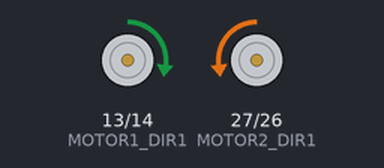
Simulated run of this sketch. Board: ESP32. On the bench: motor-driver pin pairs drawn as motors (green arrow = first pin HIGH = forward, orange = second pin HIGH = backward, longer = more drive, scaled by the enable pin).

Above: at 1.0 s.
At 3.0 s:
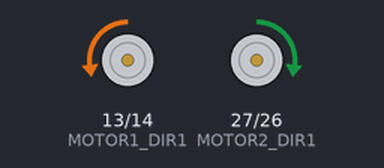
At 5.0 s:
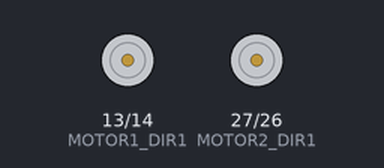
Timing chart, 0 to 7.8 s (numbered marks = the images above):
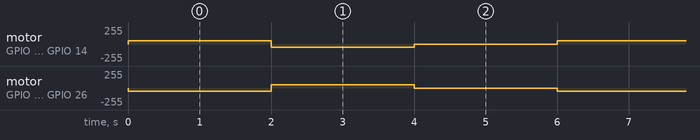

The sketch:

motors_code.ino
```cpp
// #include "BluetoothSerial.h"
// BluetoothSerial SerialBT;

// Motor 1
#define MOTOR1_DIR1 13 // 100%
#define MOTOR1_DIR2 14 // 100%
#define MOTOR1_PWM  33 // 100%

// Motor 2
#define MOTOR2_DIR1 27 // 100
#define MOTOR2_DIR2 26 // 100
#define MOTOR2_PWM  25 // 100%

// #define BUTTON_PIN 32
#define LED_PIN 2 // Built-in LED on most ESP32 boards

// int speed1 = 0;
// int speed2 = 0;

// bool motorsEnabled = true;
// bool lastButtonState = HIGH;

void setup() {
  // Set motor direction pins as outputs:
  pinMode(MOTOR1_DIR1, OUTPUT);
  pinMode(MOTOR1_DIR2, OUTPUT);
  pinMode(MOTOR2_DIR1, OUTPUT);
  pinMode(MOTOR2_DIR2, OUTPUT);

  // Set the PWM pins as outputs (for analogWrite):
  pinMode(MOTOR1_PWM, OUTPUT);
  pinMode(MOTOR2_PWM, OUTPUT);
}

void loop() {
  digitalWrite(LED_PIN, HIGH);
  // Example: Run Motor 1 forward at 50% speed
  digitalWrite(MOTOR1_DIR1, HIGH);
  digitalWrite(MOTOR1_DIR2, LOW);
  analogWrite(MOTOR1_PWM, 50); // 128 out of 255 ~50% speed

  // Example: Run Motor 2 in reverse at full speed
  digitalWrite(MOTOR2_DIR1, LOW);
  digitalWrite(MOTOR2_DIR2, HIGH);
  analogWrite(MOTOR2_PWM, 50); // Full speed

  delay(2000);

  digitalWrite(MOTOR1_DIR1, LOW);
  digitalWrite(MOTOR1_DIR2, HIGH);
  analogWrite(MOTOR1_PWM, 50); // 128 out of 255 ~50% speed

  // Example: Run Motor 2 in reverse at full speed
  digitalWrite(MOTOR2_DIR1, HIGH);
  digitalWrite(MOTOR2_DIR2, LOW);
  analogWrite(MOTOR2_PWM, 50); // Full speed

  delay(2000);

  // Stop both motors
  analogWrite(MOTOR1_PWM, 0); // Stop Motor 1
  analogWrite(MOTOR2_PWM, 0); // Stop Motor 2
  digitalWrite(LED_PIN, LOW);
  delay(2000);
}
```

Measured:
- by itself, motor on GPIO 13 (MOTOR1_DIR1) / GPIO 14 (MOTOR1_DIR2): repeats every 6.0 s: backward 50/255 2.0 s, stopped 2.0 s, forward 50/255 2.0 s
- by itself, motor on GPIO 27 (MOTOR2_DIR1) / GPIO 26 (MOTOR2_DIR2): repeats every 6.0 s: forward 50/255 2.0 s, stopped 2.0 s, backward 50/255 2.0 s
